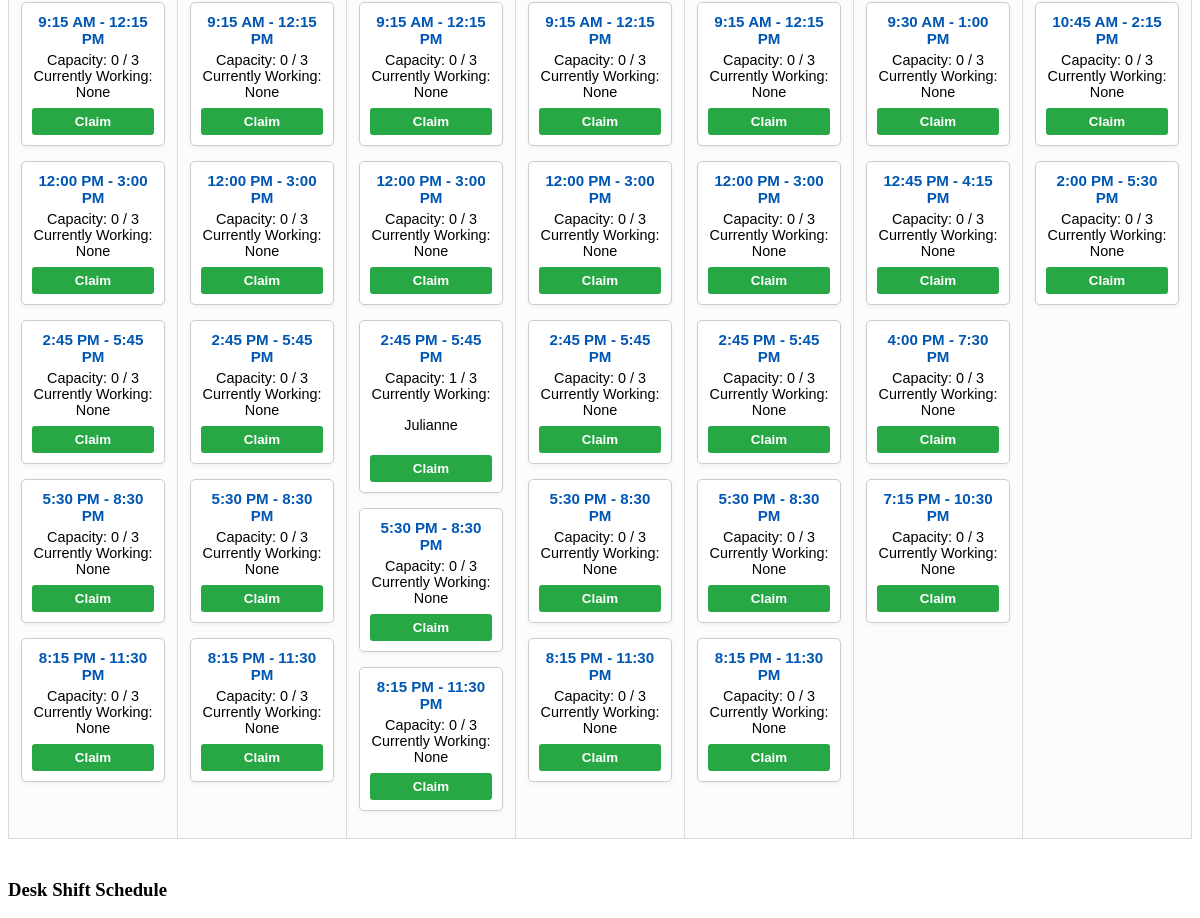
The app's page /schedule/finals/desk_roamer/ (signed in, middle part), older data.
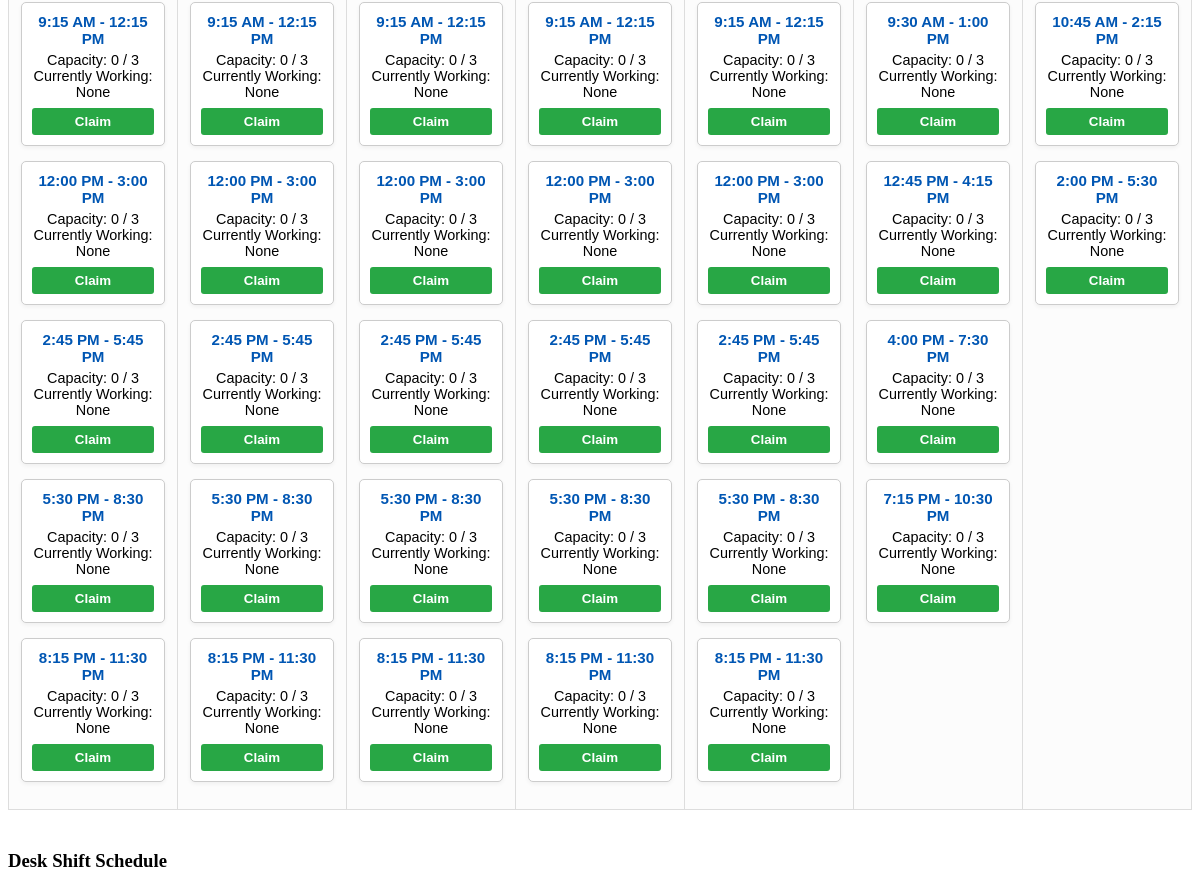
The same page, newer data.
### shifts/models.py (models this page shows)
class Shift(models.Model):
    SHIFT_TYPES = [('DESK', 'Desk Shift'), ('ROAMER', 'Roamer Shift'), ('OPS_LEAD', 'Ops Lead Shift')]
    start_time = models.DateTimeField()
    end_time = models.DateTimeField()
    location = models.CharField(max_length=100)
    shift_type = models.CharField(max_length=10, choices=SHIFT_TYPES)
    capacity = models.PositiveIntegerField(default=3)

class Signup(models.Model):
    user = models.ForeignKey(User, on_delete=models.CASCADE)
    shift = models.ForeignKey(Shift, on_delete=models.CASCADE, related_name='signups')
    timestamp = models.DateTimeField(auto_now_add=True)
    class Meta:
        unique_together = ('user', 'shift')

class User(AbstractUser):
    BOA_CHOICES = [
        (1, "BOA1"),
        (2, "BOA2"),
        (3, "BOA3"),
        (4, "BOA4"),
    ]
    boa_level = models.IntegerField(choices=BOA_CHOICES, default=1)

### shifts/views.py (the view)
# urls.py: path('schedule/<str:week_type>/<str:role_type>/', views.schedule_view, name='schedule_view'),
@login_required
def schedule_view(request, week_type, role_type):
    shifts = Shift.objects.all().order_by('start_time')
    target_datetime = datetime.datetime(2026, 5, 10) #start of finals week, change in future semesters
    if week_type == 'rrr':
        shifts = shifts.filter(start_time__lt=target_datetime)
        page_title = "RRR Week Schedule"
    elif week_type == 'finals':
        shifts = shifts.filter(start_time__gte=target_datetime)
        page_title = "Finals Week Schedule"
    else:
        return HttpResponse("Invalid week type.", status=400)
    if role_type == 'desk_roamer':
        shifts = shifts.exclude(shift_type='OPS_LEAD')
        page_title += " (Desk & Roamer)"
    elif role_type == 'ops_lead':
        shifts = shifts.filter(shift_type='OPS_LEAD')
        page_title += " (Ops Lead)"
    else:
        return HttpResponse("Invalid role type.", status=400)
    user_shifts = Signup.objects.filter(user=request.user).values_list('shift_id', flat=True)
    user_shift_count = len(user_shifts)
    max_shifts = 3 if request.user.boa_level in [1, 2] else 2 #lowk irrelevant
    max_shifts_finals = 2
    max_shifts_rrr = 3
    user_finals_count = Signup.objects.filter(user=request.user, shift__start_time__gte=target_datetime).count()
    user_rrr_count = Signup.objects.filter(user=request.user, shift__start_time__lt=target_datetime).count()
    dates = sorted(list(set(shift.start_time.date() for shift in shifts)))
    temp_schedule = defaultdict(lambda: defaultdict(list))
    for shift in shifts:
        s_type = shift.get_shift_type_display()
        date = shift.start_time.date()
        temp_schedule[s_type][date].append(shift)
    schedule = {}
    for s_type, dates_dict in temp_schedule.items():
        schedule[s_type] = []
        for date in dates:
            schedule[s_type].append(dates_dict.get(date, []))
    return render(request, 'shifts/dashboard.html', {
        'schedule': schedule,
        'dates': dates,
        'user_shifts': user_shifts,
        'user_shift_count': user_shift_count,
        'max_shifts': max_shifts,
        'max_shifts_finals': max_shifts_finals,
        'max_shifts_rrr': max_shifts_rrr,
        'user_finals_count': user_finals_count,
        'user_rrr_count': user_rrr_count,
        'page_title': page_title # Pass the title so the template knows what we are looking at
    })

### shifts/templates/shifts/dashboard.html (shortened to what this page needs)
{% extends 'shifts/base.html' %}
{% block content %}
    {% for shift_type, days_list in schedule.items %}
        <h3>{{ shift_type }} Schedule</h3>
        <table class="shift-table">
            <tbody>
                <tr> {% for day_shifts in days_list %}
                        <td>
                            {% for shift in day_shifts %}
                                <div class="shift-card">
                                    <div class="shift-time">
                                        <strong>{{ shift.start_time|time:"g:i A" }} - {{ shift.end_time|time:"g:i A" }}</strong>
                                    </div>
                                    Capacity: {{ shift.signups.count }} / {{ shift.capacity }}<br>
                                    Currently Working:
                                    {% if shift.signups.count == 0 %}
                                        None
                                    {% else %}
                                        <ul style="list-style-type: none; padding-left: 0;">
                                            {% for signup in shift.signups.all %}
                                                <li>{{ signup.user.username }}</li>
                                            {% endfor %}
                                        </ul>
                                    {% endif %}
                                    <form method="POST" action="{% url 'claim_shift' shift.id %}">
                                        {% if shift.id in user_shifts %}
                                            <button type="submit" class="btn" style="background-color: #dc3545; color: white;">Unclaim</button>
                                        {% elif shift.signups.count >= shift.capacity %}
                                            <button type="button" class="btn" disabled style="background-color: #cccccc; color: white;">Full</button>
                                        {% else %}
                                            <button type="submit" class="btn" style="background-color: #28a745; color: white;">Claim</button>
                                        {% endif %}
                                    </form>
                                </div>
                            {% endfor %}
                        </td>
                    {% endfor %}
                </tr>
            </tbody>
        </table>
    {% endfor %}
{% endblock %}

### shifts/templates/shifts/base.html (shortened to what this page needs)
<!DOCTYPE html>
<html lang="en">
    <head>
    </head>
    <body>
        <main>
            {% block content %}
            {% endblock %}
        </main>
    </body>
</html>

### shifts/templates/shifts/dashboard.html (style rules this page uses)
.shift-table { width: 100%; border-collapse: collapse; margin-bottom: 40px; font-family: sans-serif; table-layout: fixed; }
.shift-table th, .shift-table td { border: 1px solid #dddddd; padding: 12px; text-align: center; vertical-align: top; background-color: #fcfcfc; }
.shift-card { background-color: #ffffff; border: 1px solid #ccc; border-radius: 5px; padding: 10px; margin-bottom: 15px; font-size: 0.9em; box-shadow: 0 2px 4px rgba(0,0,0,0.05); }
.shift-time { color: #0056b3; font-size: 1.05em; margin-bottom: 5px; }
.btn { width: 100%; padding: 6px; margin-top: 8px; border: none; border-radius: 3px; cursor: pointer; font-weight: bold; }

Row changes from the older to the newer data that the page shows:
removed Signup: user.username "Julianne", shown under Shift (number 16 of 38 on the later page)
computed for Shift (number 16 of 38 on the later page): signups.count "1" → "0"
Text that changed along with them:
new list line: "None"
